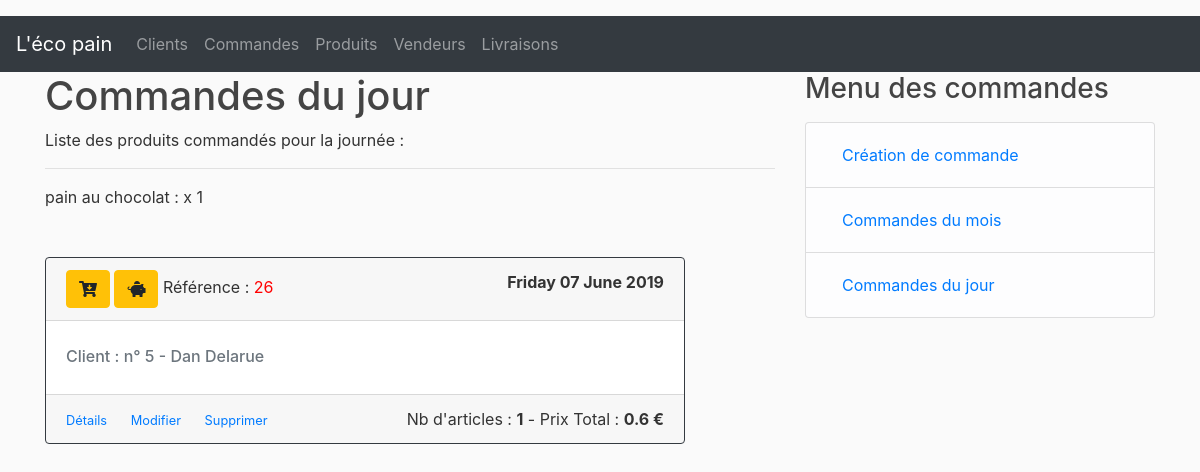
/orders/resume/customers/0/year/2019/month/6/day/7, run on the app's committed database.
### lecopain/dao/models.py (models this page shows, shortened)
class Product(db.Model)      :
    __tablename__            = 'products'
    id                       = db.Column(db.Integer, primary_key = True)
    name                     = db.Column(db.String(50), nullable = False)
    description              = db.Column(db.String(250))
    price                    = db.Column(db.Float)
    status                   = db.Column(db.String(20))
    selections               = db.relationship('CustomerOrder', secondary = 'order_product', backref = db.backref('selected_products'))
    vendor_id                = db.Column(db.Integer, db.ForeignKey('vendors.id'), nullable = False)

class CustomerOrder(db.Model)   :
    __tablename__               = 'customer_orders'
    id                          = db.Column(db.Integer, primary_key                             = True)
    title                       = db.Column(db.String(50), nullable                             = False)
    created_at                  = db.Column(db.DateTime, nullable                               = False, default = datetime.utcnow)
    customer_id                 = db.Column(db.Integer, db.ForeignKey('customers.id'), nullable = False)
    status                      = db.Column(db.String(20), nullable                             = False)
    vendorOrders                = db.relationship('VendorOrder', backref = 'customerOrder', lazy = True)
    delivery                    = db.relationship('Delivery', uselist=False)
    delivery_dt                 = db.Column(db.DateTime)
    payement_status             = db.Column(db.String(20), nullable                             = False)

### lecopain/controllers/order_controller.py (the view)
@order_page.route("/orders/resume/customers/<int:customer_id>/year/<int:year_number>/month/<int:month_number>/day/<int:day_number>", methods=['GET', 'POST'])
def order_products_of_day(customer_id, year_number, month_number, day_number):
    if(year_number == 0) :
        year_number = datetime.now().year
    if(month_number == 0) :
        month_number = datetime.now().month
    if(day_number == 0) :
        day_number = datetime.now().month
    if customer_id == 0 or  customer_id == None:
        orders = CustomerOrder.query.filter(extract('year', CustomerOrder.delivery_dt) == year_number).filter(
            extract('month', CustomerOrder.delivery_dt) == month_number).filter(
            extract('day', CustomerOrder.delivery_dt) == day_number).all()
    else :
        orders = CustomerOrder.query.filter(CustomerOrder.customer_id == customer_id).filter(
            extract('year', CustomerOrder.delivery_dt) == year_number).filter(
            extract('month', CustomerOrder.delivery_dt) == month_number).filter(
            extract('day', CustomerOrder.delivery_dt) == day_number).all()
    orders = CustomerOrder.query.filter(extract('year', CustomerOrder.delivery_dt) == year_number).filter(extract('month', CustomerOrder.delivery_dt) == month_number).filter(extract('day', CustomerOrder.delivery_dt) == day_number).all()
    products_of_day_list = orderServices.get_resume_products_list_from_orders(orders)
    customers = Customer.query.all()
    map = orderServices.get_maps_from_orders(orders)
    return render_template('/orders/orders_by_day.html', orders=orders, map=map, bought_products=products_of_day_list, title="Commandes du jour")

### lecopain/services/order_manager.py (called while the page is built)
    def get_resume_products_list_from_orders(self, orders):
        products = []
        for order in orders :
            for product in order.selected_products :
                order_product = Order_product.query.filter(Order_product.order_id == order.id).filter(Order_product.product_id == product.id).first()
                lenght_list = len(products)
                bAdded = False
                for index, item in enumerate(products):
                    if item.product.id == product.id:
                        products[index].quantity += order_product.quantity
                        bAdded = True
                if(len(products)<1 or bAdded == False):
                    products.append(BoughtProduct(product=product, quantity=order_product.quantity))
        return products

### lecopain/templates/orders/orders_by_day.html (shortened to what this page needs)
{% extends "layout.html" %}
{% block content %}
Liste des produits commandés pour la journée : <br>
<hr>
{% for bought_product in bought_products %}
   {{ bought_product.product.name }} : x {{ bought_product.quantity }} <br>
{% endfor %}
    <br>
    <br>
    {% for order in orders %}
    <div class="card border-dark mb-3" style="width: 40rem;">
        <div class="card-header">
            {% if order.status == 'CREE' %}
            <span class="btn btn-warning" style="font-size: 1,8em;">
            {% endif %}
                <i class="fas fa-cart-arrow-down "></i>
            </span>
            {% if order.payement_status == 'NON_PAYEE' and order.status != 'LIVREE'%}
            <span class="btn btn-warning" style="font-size: 1,9em;">
            {% endif %}
                <i class="fas fa-piggy-bank "></i>
            </span>
            Référence : <span style="color:red">{{order.id}}</span>
            <span style="float: right"><b>{{ order.delivery_dt.strftime('%A %d %B %Y') }}</b></span>
        </div>
        <div class="card-body">
            <h6 class="card-subtitle mb-2 text-muted">Client : n° {{ order.customer_id }} - {{map['CUSTOMER'][order.id]}}</h6>
        </div>
        <div class="card-footer">
            <small class="text-muted">
                <a href="/orders/{{order.id}}" class="card-link">Détails</a>
                <a href="/orders/update/{{order.id}}" class="card-link">Modifier</a>
                <a href="/orders/delete/{{order.id}}" class="card-link">Supprimer</a>
            </small>
            <span style="float: right">Nb d'articles : <b>{{ map['NB_PRODUCTS'][order.id] }}</b> - Prix Total : <b>{{ map['TOTAL'][order.id] }} €</b></span>
        </div>
    </div>
    {% endfor %}
{% endblock %}
{% block right_menu %}
<div class="content-section">
    <h3>Menu des commandes</h3>
    <p class='text-muted'>
        <ul class="list-group">
        <li class="list-group-item list-group-item-light">
            <a class="nav-link" href="/orders/new">Création de commande</a></li>
        <li class="list-group-item list-group-item-light">
            <a class="nav-link" href="/orders/year/0/month/0">Commandes du mois</a></li>
        <li class="list-group-item list-group-item-light">
            <a class="nav-link" href="/orders/year/0/month/0/day/0">Commandes du jour</a></li>
        </ul>
    </p>
</div>
{% endblock %}

### lecopain/static/main.css (style rules this page uses)
body { background: #fafafa; color: #333333; margin-top: 1rem; }
h1, h2, h3, h4, h5, h6 { color:#444444; }

### data on the page
Product: product.name "pain au chocolat"
CustomerOrder: id "26", delivery_dt "Friday 07 June 2019", customer_id "5", map "Dan Delarue", map "1", map "0.6"

### other printed values
{{ title }} "Commandes du jour"
{{ bought_product.quantity }} "1"
